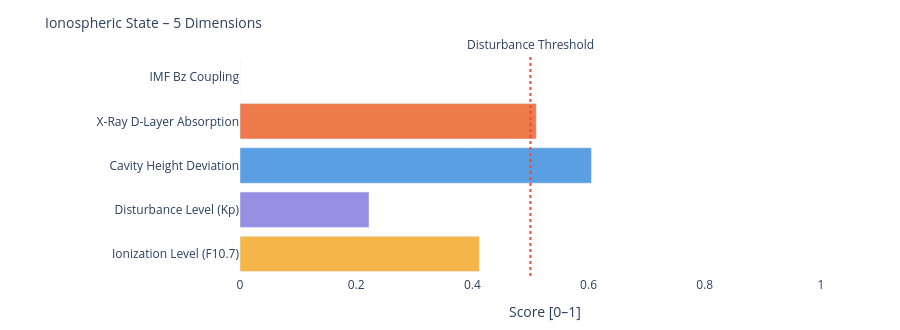

The notebook cell saved with this chart:
### Markdown cell above
---
### 📐 Systemic Insight: Geometric Cavity vs. Real Schumann Resonance

**Relevant for:** Layer 6 = delta analysis &nbsp;|&nbsp; Layer 7 = feature vector / system interpretation

A cavity height change from 80 km to 70 km shifts the **idealized geometric frequencies** only minimally:

| Modus | Aktuell | Referenz | Δ |
|-------|---------|----------|---|
| SR-1 | 10.4762 Hz | 10.4599 Hz | +16 mHz |
| SR-2 | 18.1452 Hz | 18.1171 Hz | +28 mHz |
| SR-3 | 25.6612 Hz | 25.6215 Hz | +40 mHz |
| SR-4 | 33.1285 Hz | 33.0772 Hz | +51 mHz |

The geometric effect is limited because 10 km is very small compared to Earth's radius (~6371 km).

**Consequence:** Real Schumann deviations are likely driven more strongly by **conductivity, damping, day/night structure, lightning distribution and source geometry** than by pure cavity height.

---

**Layer 6 compares:**
```
geometric Δ from Layer 4  vs.  observed Δ from real Schumann measurement data
```

**Layer 7 Feature:**
```
If real Δ >> geometric Δ  →  non-geometric factors dominant
```

### Code cell
# ============================================================
# IONOSPHERIC STATE – Summary gauge
# Five dimensions: ionization, disturbance, cavity height, X-Ray, Bz coupling
# ============================================================

def norm(v, lo, hi):
    if v is None: return None
    return round(max(0.0, min(1.0, (v - lo) / (hi - lo))), 3)

# Ionization level (F10.7 → F2-Layer)
ioniz = norm(f107_val, 60, 250)

# Disturbance level (Kp → E/F-Layer irregularities)
disturb = norm(kp_val, 0, 9)

# Cavity height deviation from reference (80 km)
h_dev = norm(abs(h_eff - 80), 0, 20)

# X-Ray ionization (D-Layer absorption)
xray_ioniz = None
if xray_now is not None:
    xray_ioniz = norm(math.log10(max(xray_now, 1e-9)) + 9, 0, 5)

# Bz coupling (southward Bz → stronger magnetosphere-ionosphere coupling)
bz_coupling = norm(-(bz_now or 0), -5, 30) if bz_now is not None else None

dims = [
    ('Ionization Level (F10.7)',    ioniz,      '#F2A623'),
    ('Disturbance Level (Kp)',      disturb,    '#7F77DD'),
    ('Cavity Height Deviation',     h_dev,      '#378ADD'),
    ('X-Ray D-Layer Absorption',    xray_ioniz, '#E85D24'),
    ('IMF Bz Coupling',             bz_coupling,'#534AB7'),
]

fig = go.Figure()
for name, val, col in dims:
    if val is not None:
        h = int(val * 20)
        bar = '█' * h + '░' * (20 - h)
        label = f'{name}:  {bar}  {val:.3f}'
    else:
        label = f'{name}:  {"─" * 20}  n/a'
    fig.add_trace(go.Bar(
        x=[val if val is not None else 0],
        y=[name],
        orientation='h',
        marker_color=col, opacity=0.82,
        showlegend=False
    ))

fig.add_vline(x=0.5, line_dash='dot', line_color='#e74c3c',
              annotation_text='Disturbance Threshold', annotation_position='top')
fig.update_layout(
    title=dict(text='Ionospheric State – 5 Dimensions', font=dict(size=14)),
    xaxis=dict(title='Score [0–1]', range=[0, 1.05]),
    height=330, plot_bgcolor='rgba(0,0,0,0)', paper_bgcolor='rgba(0,0,0,0)',
    margin=dict(l=240, r=50, t=55, b=40)
)
fig.show()

print(f'\nIonospheric state:')
for name, val, _ in dims:
    print(f'  {name:<35} {val:.3f}' if val is not None else f'  {name:<35} n/a')

### Figure 1 — Plotly figure (JSON) as saved in the notebook; plotly's stock layout.template omitted (floating-point values rounded to 4 significant figures)
{"data": [{"marker": {"color": "#F2A623"}, "opacity": 0.82, "orientation": "h", "showlegend": false, "type": "bar", "x": [0.412], "y": ["Ionization Level (F10.7)"]}, {"marker": {"color": "#7F77DD"}, "opacity": 0.82, "orientation": "h", "showlegend": false, "type": "bar", "x": [0.222], "y": ["Disturbance Level (Kp)"]}, {"marker": {"color": "#378ADD"}, "opacity": 0.82, "orientation": "h", "showlegend": false, "type": "bar", "x": [0.605], "y": ["Cavity Height Deviation"]}, {"marker": {"color": "#E85D24"}, "opacity": 0.82, "orientation": "h", "showlegend": false, "type": "bar", "x": [0.51], "y": ["X-Ray D-Layer Absorption"]}, {"marker": {"color": "#534AB7"}, "opacity": 0.82, "orientation": "h", "showlegend": false, "type": "bar", "x": [0.0], "y": ["IMF Bz Coupling"]}], "layout": {"annotations": [{"showarrow": false, "text": "Disturbance Threshold", "x": 0.5, "xanchor": "center", "xref": "x", "y": 1, "yanchor": "bottom", "yref": "y domain"}], "height": 330, "margin": {"b": 40, "l": 240, "r": 50, "t": 55}, "paper_bgcolor": "rgba(0,0,0,0)", "plot_bgcolor": "rgba(0,0,0,0)", "shapes": [{"line": {"color": "#e74c3c", "dash": "dot"}, "type": "line", "x0": 0.5, "x1": 0.5, "xref": "x", "y0": 0, "y1": 1, "yref": "y domain"}], "title": {"font": {"size": 14}, "text": "Ionospheric State – 5 Dimensions"}, "xaxis": {"range": [0, 1.05], "title": {"text": "Score [0–1]"}}}}
